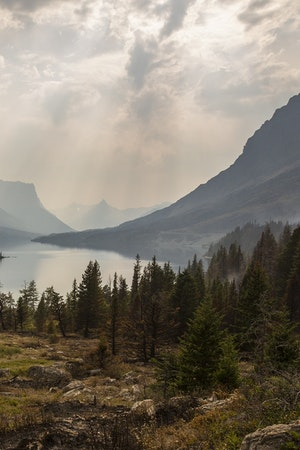
#> input picture Programas/Imagenes/paisaje.jpg, 300 x 450 px
$ python Practica41.py
#> lines starting #> are read from the running program, lines starting #| are printed output that depends on the picture; after the words box and inside, x2 and y2 are one past the last pixel; in counts of white or black regions, pixels touching at a corner belong together
# Importamos las librerías
import cv2
import numpy as np

# Cargamos la imagen a utilizar
img = cv2.imread("Imagenes/paisaje.jpg")
#> img is the input picture: shape (450, 300, 3); mean B, G, R 112.5, 124.3, 131.6

# Convertimos la imagen a escala de grises
img = cv2.cvtColor(img,cv2.COLOR_BGR2GRAY)
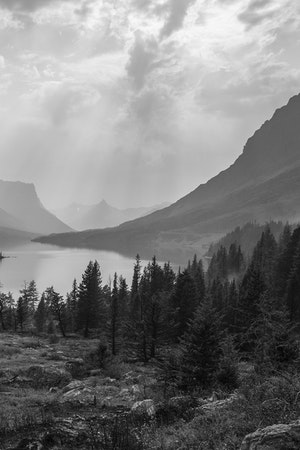
#> img: shape (450, 300); min 1, max 250, mean 125.2
cv2.imshow("Imagen original",img)

# Binarización de la imagen
(T, img_binarizada) = cv2.threshold(img,0,255,cv2.THRESH_BINARY+cv2.THRESH_OTSU)
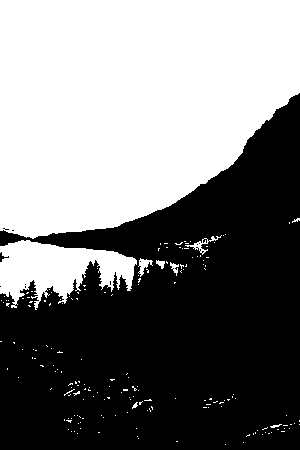
#> img_binarizada: shape (450, 300); 48.1% white; 182 white regions (174 under 20 px), largest, box (x1, y1, x2, y2) and area: (0, 0, 300, 239) 58607, (0, 240, 137, 310) 5397, (185, 235, 222, 255) 142
#> T = 127
cv2.imshow("Imagen utilizando binarización OTSU", img_binarizada)

# Binarización inversa de la imagen
(Ti, img_binarizada_inversa) = cv2.threshold(img,0,255,cv2.THRESH_BINARY_INV+cv2.THRESH_OTSU)
#> Ti = 127
cv2.imshow("Imagen inversa utilizando binarización OTSU",img_binarizada_inversa)

cv2.waitKey(0)

$ run again, with Programas/Imagenes/cebra.jpg copied over Programas/Imagenes/paisaje.jpg
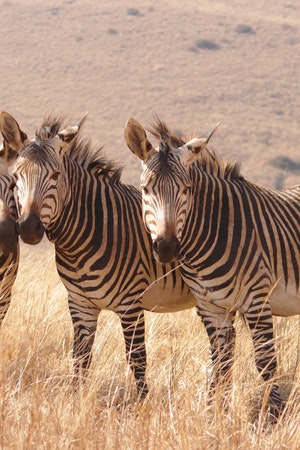
#> input picture Programas/Imagenes/cebra.jpg, 300 x 450 px
#> img is the input picture: shape (450, 300, 3); mean B, G, R 120.4, 142.3, 174.9
#> `img = cv2.cvtColor(img,cv2.COLOR_BGR2GRAY)`:
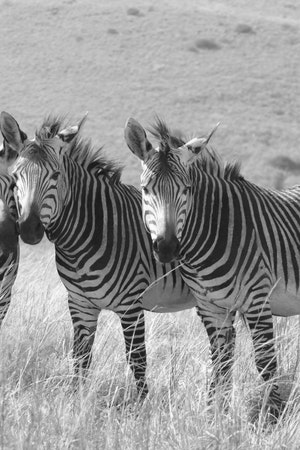
#> img: shape (450, 300); min 7, max 254, mean 149.6
#> `(T, img_binarizada) = cv2.threshold(img,0,255,cv2.THRESH_BINARY+cv2.TH..`:
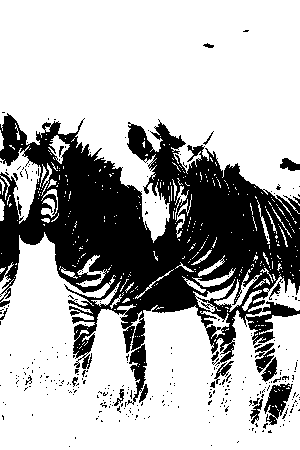
#> img_binarizada: shape (450, 300); 69.7% white; 308 black regions (290 under 20 px), largest, box (x1, y1, x2, y2) and area: (0, 113, 300, 405) 38178, (264, 383, 293, 425) 611, (255, 343, 275, 373) 295
#> T = 128
